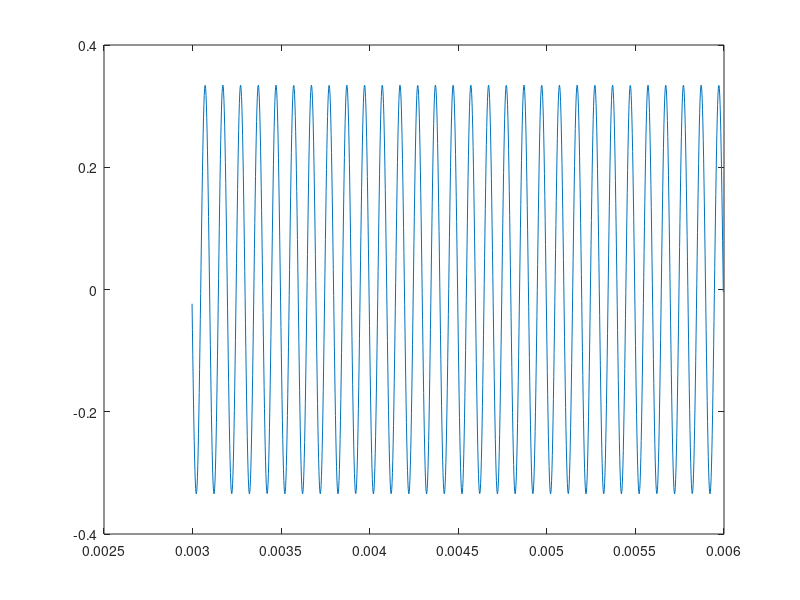

This chart was generated by the following MATLAB code:
R=12;
L=1e-3;
C=1e-6;

x1(1)=0;
x1(2)=0;
x2(1)=0;

%1000 Hz, 2000 Hz, 3000 Hz, 4000 Hz, 4500 Hz, 4700 Hz, 4800 Hz, 5000
%Hz, 5100 Hz, 5300 Hz, 5500 Hz, 6000 Hz, 7000 Hz, 8000 Hz, 9000 Hz y 10000 Hz.

F=10000;
T = 2*pi*sqrt(L*C) / (100 * sqrt( 1-C*R^2 / (4*L) ) );
abscisas = 0:T:(6e-3)-T;

u = sin(2*pi*F*abscisas);

for n=2:1:length(u)   
    x1(n) = x2(n-1)*T + x1(n-1);
    x2(n) = x2(n-1) + (u(n) - R*x2(n-1) - x1(n)/C )*T/L;
end

uc=x1/C;

posCorte=round(length(abscisas)/2);
plot(abscisas(posCorte:length(abscisas)),uc(posCorte:length(abscisas)));
%subplot(2,1,1), plot(abscisas,uc);
%subplot(2,1,2), plot(abscisas,x2);